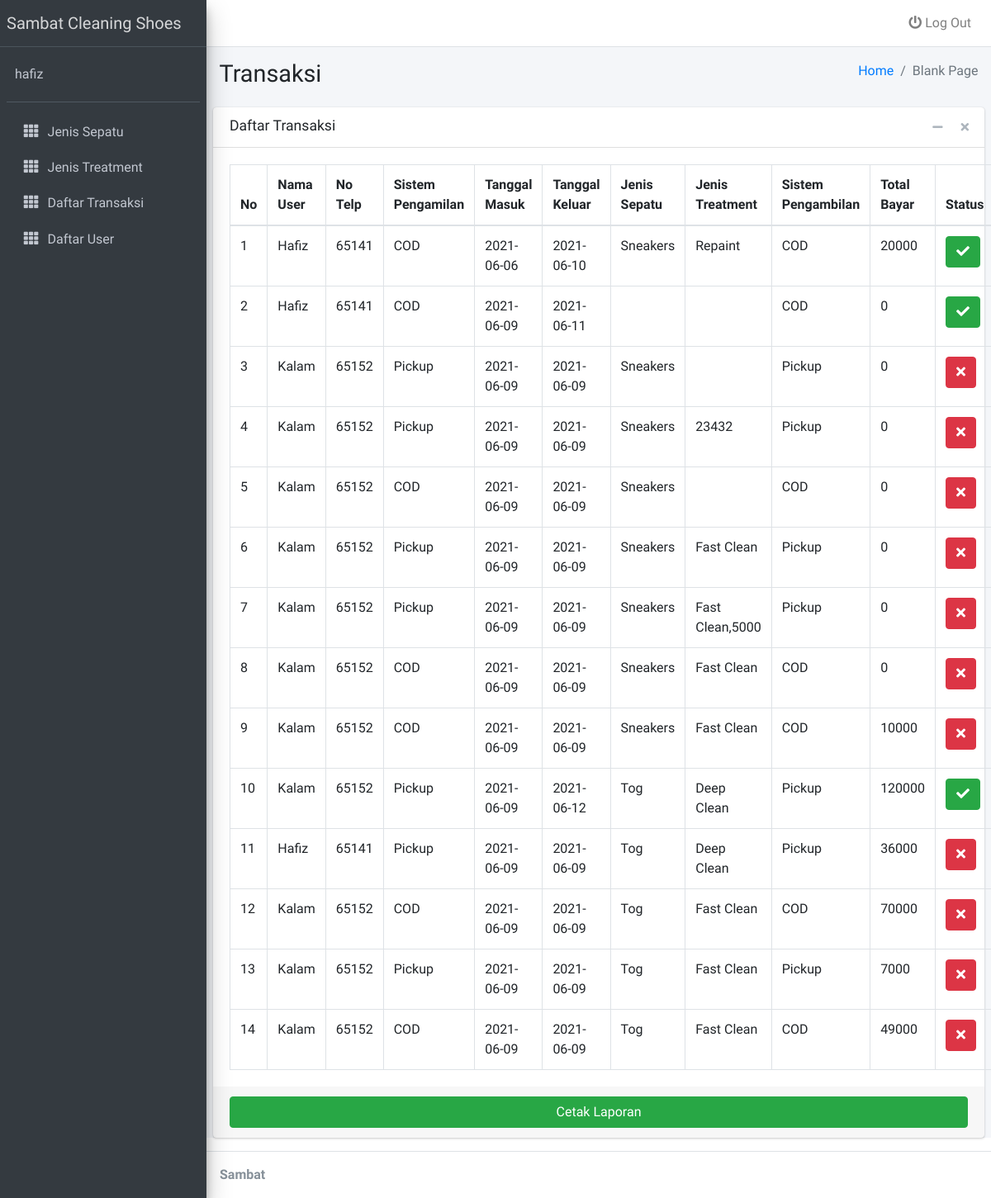
The app's page /admin_transaksi.php (signed in), older data.
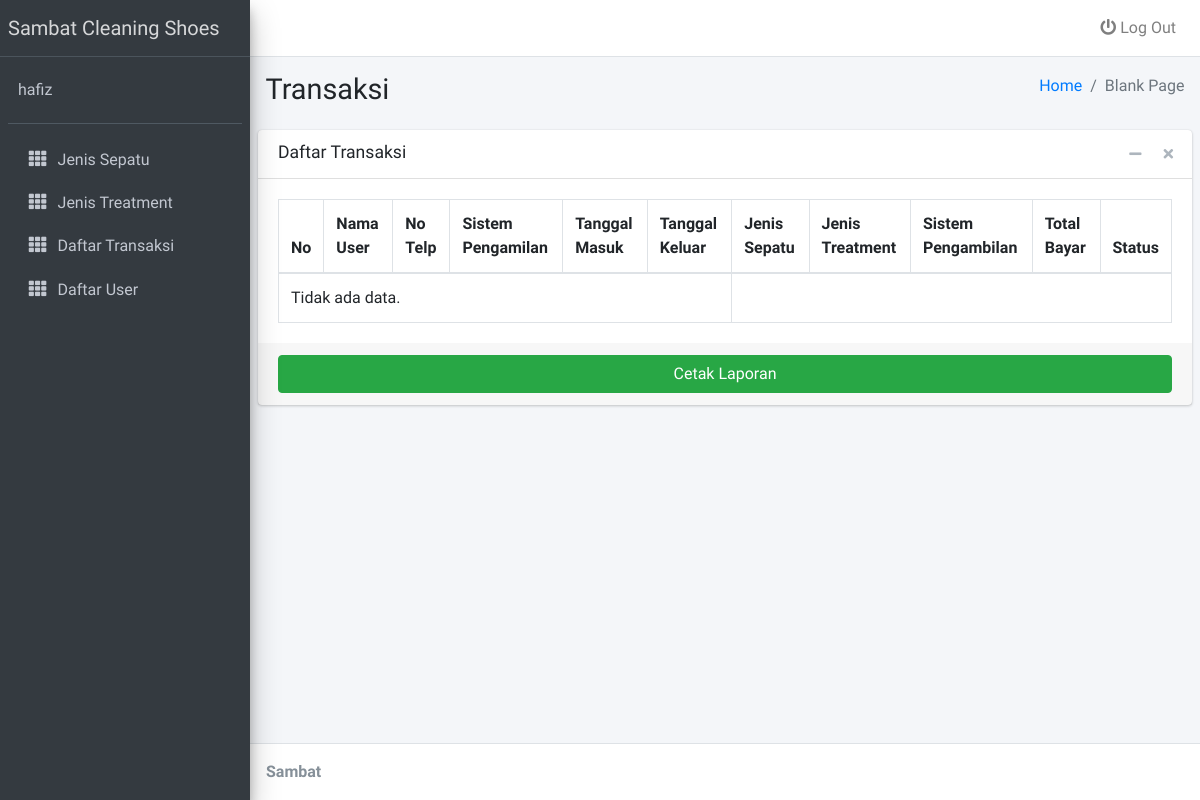
The same page, newer data.
### tables this page shows
CREATE TABLE `transaksi` (
  `id_transaksi` int NOT NULL,
  `id_user` int NOT NULL,
  `sistem_pengambilan` varchar(10) NOT NULL,
  `total` int NOT NULL,
  `tanggal_masuk` date NOT NULL,
  `tanggal_keluar` date NOT NULL,
  `jenis_sepatu` varchar(10) NOT NULL,
  `jenis_treatment` varchar(50) NOT NULL,
  `total_bayar` int NOT NULL,
  `status` int NOT NULL DEFAULT '0'
);

CREATE TABLE `user` (
  `id_user` int NOT NULL,
  `nama` varchar(15) NOT NULL,
  `alamat` varchar(50) NOT NULL,
  `no_telp` int NOT NULL,
  `username` varchar(25) NOT NULL,
  `password` varchar(25) NOT NULL,
  `level` int NOT NULL DEFAULT '1'
);

### admin_transaksi.php (the view, shortened to what the changed rows need)
<!DOCTYPE html>
<?php
include('config.php');
?>
<html>
<head>
  <link rel="stylesheet" href="assets/plugins/fontawesome-free/css/all.min.css">
  <link rel="stylesheet" href="https://code.ionicframework.com/ionicons/2.0.1/css/ionicons.min.css">
  <link rel="stylesheet" href="assets/dist/css/adminlte.min.css">
</head>
<body class="hold-transition sidebar-mini">
<div class="wrapper">
  <div class="content-wrapper">
    <section class="content-header">
      <div class="container-fluid">
        <div class="row mb-2">
          <div class="col-sm-6">
            <h1>Transaksi</h1>
          </div>
        </div>
      </div>
    </section>
    <section class="content">
      <div class="card">
        <div class="card-body">
          <table id="example2" class="table table-bordered table-hover">
                <thead>
                <tr>
                  <th>No</th>
                  <th>Nama User</th>
                  <th>No Telp</th>
                  <th>Sistem Pengamilan</th>
                  <th>Tanggal Masuk</th>
                  <th>Tanggal Keluar</th>
                  <th>Jenis Sepatu</th>
                  <th>Jenis Treatment</th>
                  <th>Sistem Pengambilan</th>
                  <th>Total Bayar</th>
                  <th>Status</th>
                </tr>
                </thead>
                <tbody>
                <?php
				$sql = mysqli_query($koneksi, "SELECT transaksi.*,user.nama, user.no_telp FROM transaksi left join user on user.id_user = transaksi.id_user ") or die(mysqli_error($koneksi));
				if(mysqli_num_rows($sql) > 0){
					$no = 1;
					while($data = mysqli_fetch_assoc($sql)){
						$button = ($data['status']) ? "<button type='button' class='btn btn-success'><i class='fas fa-check'></i></button>" : "<a type='button' href='edit_status.php?id=".$data['id_transaksi']."' class='btn btn-danger'><i class='fas fa-times'></i></a>" ;
            echo '
						<tr>
							<td>'.$no.'</td>
              <td>'.$data['nama'].'</td>
              <td>'.$data['no_telp'].'</td>
              <td>'.$data['sistem_pengambilan'].'</td>
              <td>'.$data['tanggal_masuk'].'</td>
              <td>'.$data['tanggal_keluar'].'</td>
							<td>'.$data['jenis_sepatu'].'</td>
              <td>'.$data['jenis_treatment'].'</td>
							<td>'.$data['sistem_pengambilan'].'</td>
							<td>'.$data['total_bayar'].'</td>
							<td>'.$button.'</td>
						</tr>
						';
						$no++;
					}
				}else{
					echo '
					<tr>
						<td colspan="6">Tidak ada data.</td>
					</tr>
					';
				}
				?>
              </table>
        </div>
      </div>
    </section>
  </div>
</div>
</body>
</html>

Row changes from the older to the newer data that the page shows:
removed transaksi: id_user.nama "Hafiz", id_user.no_telp "65141", sistem_pengambilan "COD", tanggal_masuk "2021-06-06", tanggal_keluar "2021-06-10", jenis_sepatu "Sneakers", jenis_treatment "Repaint", total_bayar "20000", status 1 (drawn)
removed transaksi: id_user.nama "Hafiz", id_user.no_telp "65141", sistem_pengambilan "COD", tanggal_masuk "2021-06-09", tanggal_keluar "2021-06-11", total_bayar "0", status 1 (drawn)
removed transaksi: id_user.nama "Kalam", id_user.no_telp "65152", sistem_pengambilan "Pickup", tanggal_masuk "2021-06-09", tanggal_keluar "2021-06-09", jenis_sepatu "Sneakers", total_bayar "0"
removed transaksi: id_user.nama "Kalam", id_user.no_telp "65152", sistem_pengambilan "Pickup", tanggal_masuk "2021-06-09", tanggal_keluar "2021-06-09", jenis_sepatu "Sneakers", jenis_treatment "23432", total_bayar "0"
removed transaksi: id_user.nama "Kalam", id_user.no_telp "65152", sistem_pengambilan "COD", tanggal_masuk "2021-06-09", tanggal_keluar "2021-06-09", jenis_sepatu "Sneakers", total_bayar "0"
removed transaksi: id_user.nama "Kalam", id_user.no_telp "65152", sistem_pengambilan "Pickup", tanggal_masuk "2021-06-09", tanggal_keluar "2021-06-09", jenis_sepatu "Sneakers", jenis_treatment "Fast Clean", total_bayar "0"
removed transaksi: id_user.nama "Kalam", id_user.no_telp "65152", sistem_pengambilan "Pickup", tanggal_masuk "2021-06-09", tanggal_keluar "2021-06-09", jenis_sepatu "Sneakers", jenis_treatment "Fast Clean,5000", total_bayar "0"
removed transaksi: id_user.nama "Kalam", id_user.no_telp "65152", sistem_pengambilan "COD", tanggal_masuk "2021-06-09", tanggal_keluar "2021-06-09", jenis_sepatu "Sneakers", jenis_treatment "Fast Clean", total_bayar "0"
removed transaksi: id_user.nama "Kalam", id_user.no_telp "65152", sistem_pengambilan "COD", tanggal_masuk "2021-06-09", tanggal_keluar "2021-06-09", jenis_sepatu "Sneakers", jenis_treatment "Fast Clean", total_bayar "10000"
removed transaksi: id_user.nama "Kalam", id_user.no_telp "65152", sistem_pengambilan "Pickup", tanggal_masuk "2021-06-09", tanggal_keluar "2021-06-12", jenis_sepatu "Tog", jenis_treatment "Deep Clean", total_bayar "120000", status 1 (drawn)
removed transaksi: id_user.nama "Hafiz", id_user.no_telp "65141", sistem_pengambilan "Pickup", tanggal_masuk "2021-06-09", tanggal_keluar "2021-06-09", jenis_sepatu "Tog", jenis_treatment "Deep Clean", total_bayar "36000"
removed transaksi: id_user.nama "Kalam", id_user.no_telp "65152", sistem_pengambilan "COD", tanggal_masuk "2021-06-09", tanggal_keluar "2021-06-09", jenis_sepatu "Tog", jenis_treatment "Fast Clean", total_bayar "70000"
removed transaksi: id_user.nama "Kalam", id_user.no_telp "65152", sistem_pengambilan "Pickup", tanggal_masuk "2021-06-09", tanggal_keluar "2021-06-09", jenis_sepatu "Tog", jenis_treatment "Fast Clean", total_bayar "7000"
removed transaksi: id_user.nama "Kalam", id_user.no_telp "65152", sistem_pengambilan "COD", tanggal_masuk "2021-06-09", tanggal_keluar "2021-06-09", jenis_sepatu "Tog", jenis_treatment "Fast Clean", total_bayar "49000"
Text that changed along with them:
text now shown: "Tidak ada data."
